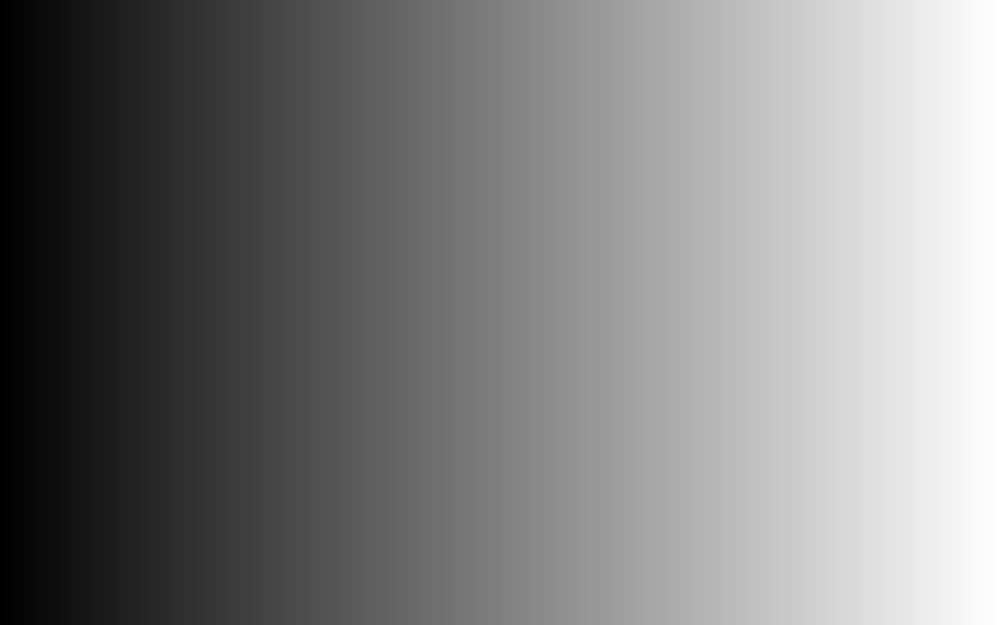
#> input picture Image Processing/images/ImageLab/gradient.png, 1000 x 625 px, shrunk from 2560 x 1600 before the run
$ python threshold.py
#> lines starting #> are read from the running program, lines starting #| are printed output that depends on the picture; after the words box and inside, x2 and y2 are one past the last pixel; in counts of white or black regions, pixels touching at a corner belong together
import cv2 as cv
import numpy as np
from matplotlib import pyplot as plt
img = cv.imread('gradient.png',0)
#> img is the input picture: shape (625, 1000); min 0, max 255, mean 127.5
ret,thresh1 = cv.threshold(img,127,255,cv.THRESH_BINARY)
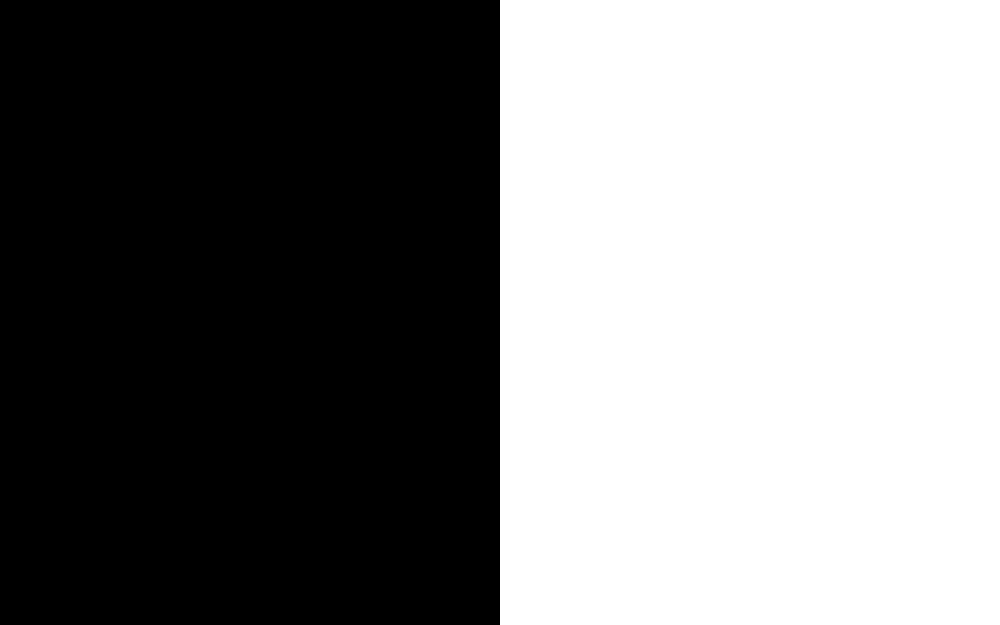
#> thresh1: shape (625, 1000); 50% white; 1 white region, box (x1, y1, x2, y2) and area: (500, 0, 1000, 625) 312500
ret,thresh2 = cv.threshold(img,127,255,cv.THRESH_BINARY_INV)
#> thresh2: shape (625, 1000); 50% white; 1 white region, box (x1, y1, x2, y2) and area: (0, 0, 500, 625) 312500
titles = ['Original Image','BINARY','BINARY_INV']
images = [img, thresh1, thresh2]
for i in range(3):
    plt.subplot(1,3,i+1),plt.imshow(images[i],'gray')
    plt.title(titles[i])
    plt.xticks([]),plt.yticks([])
plt.show()
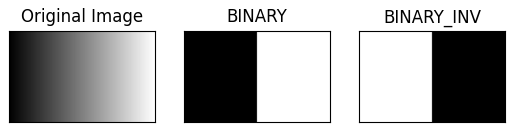
#> figure drawn by matplotlib, 3 panels

$ run again, with Image Processing/images/ImageLab/download.png copied over Image Processing/images/ImageLab/gradient.png
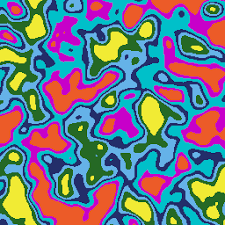
#> input picture Image Processing/images/ImageLab/download.png, 225 x 225 px
#> `ret,thresh1 = cv.threshold(img,127,255,cv.THRESH_BINARY)`:
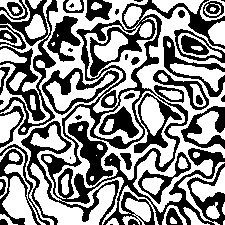
#> thresh1: shape (225, 225); 54.3% white; 43 black regions (9 under 20 px), largest, box (x1, y1, x2, y2) and area: (21, 0, 225, 225) 10600, (0, 0, 58, 135) 2518, (68, 121, 113, 186) 1095
#> `plt.show()`:
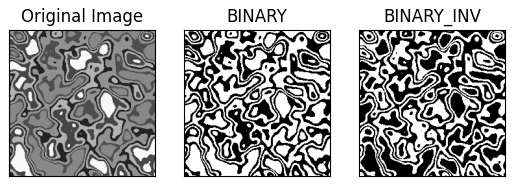
#> figure drawn by matplotlib, 3 panels
